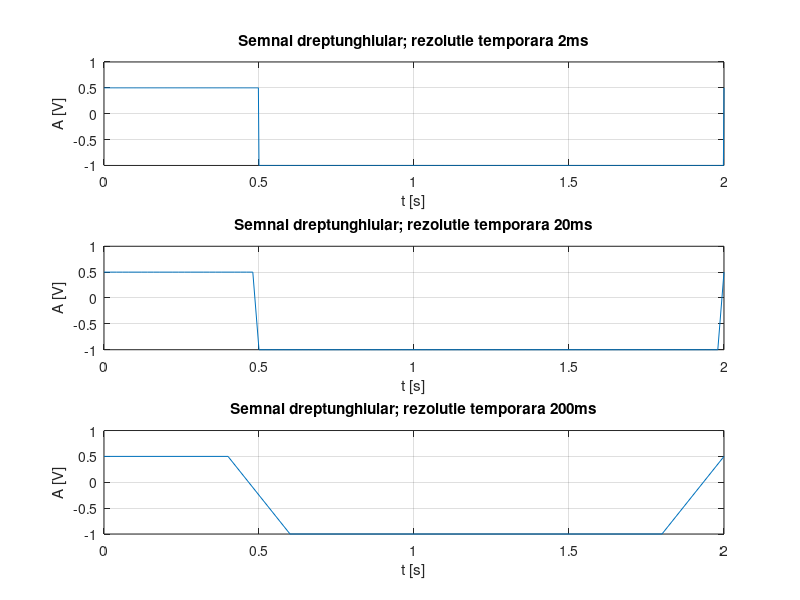

Here is the MATLAB script that generated this plot:
%Generare semnal cu rezolutie temporara de 2ms
t=0:0.002:2;
f=1/2;  %f=1/T (T=perioada semnalului)
w=2*pi*f;
duty=25;
s=(0.75*square(w*t,duty))-0.25; %functia square genereaza semnalul dreptunghiular
subplot(3,1,1)
plot(t,s)
grid
xlabel('t [s]')
ylabel('A [V]')
title('Semnal dreptunghiular; rezolutie temporara 2ms')

%Generare semnal cu rezolutie temporara de 20ms
t=0:0.02:2;
f=1/2;  %f=1/T (T=perioada semnalului)
w=2*pi*f;
duty=25;
s=(0.75*square(w*t,duty))-0.25; %functia square genereaza semnalul dreptunghiular
subplot(3,1,2)
plot(t,s)
grid
xlabel('t [s]')
ylabel('A [V]')
title('Semnal dreptunghiular; rezolutie temporara 20ms')

%Generare semnal cu rezolutie temporara 200ms
t=0:0.2:2;
f=1/2;  %f=1/T (T=perioada semnalului)
w=2*pi*f;
duty=25;
s=(0.75*square(w*t,duty))-0.25; %functia square genereaza semnalul dreptunghiular
subplot(3,1,3)
plot(t,s)
grid
xlabel('t [s]')
ylabel('A [V]')
title('Semnal dreptunghiular; rezolutie temporara 200ms')